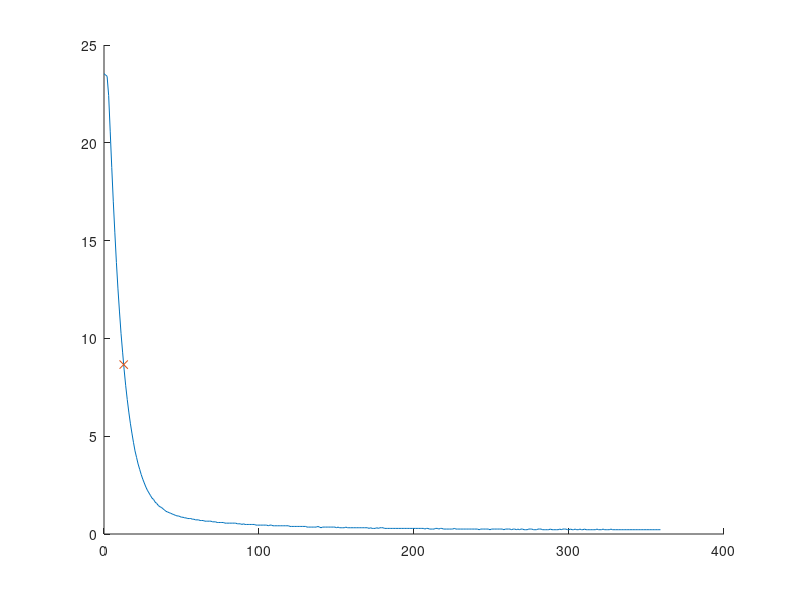

Reproduce this figure in MATLAB. (Note: this script raises an error after producing the figure.)
clear variables, close all, clc, format compact
%%
temp=[23.535949207264036
23.468327282907836
23.40070671931604
22.42036141238116
20.595652305019684
18.738169390496942
16.98294618079555
15.397281362995805
13.879790803738867
12.53148373777191
11.352157246615358
10.240598443518765
9.29774477442087
8.388813876267083
7.581080725364235
6.874472704879821
6.235288065166536
5.663488534352535
5.159039899867347
4.6882891171794085
4.25122210460557
3.9150551698550093
3.57892166720443
3.3100389294940933
3.0411775768416076
2.805941431690415
2.6043234759531053
2.402717541780396
2.2347217782247535
2.1003311762514905
1.965945914807307
1.831565993255388
1.7643780347396938
1.6300061218338295
1.5628221672829539
1.4620487376123947
1.3948681191525425
1.3612783102885837
1.2940996932445392
1.2269224103778222
1.1597464616095812
1.1261589874874198
1.0925718468602146
1.0589850397174518
1.0253985660501201
0.991812425846955
0.9582266190996958
0.9246411457978291
0.9246411457978291
0.8910560059300905
0.8574711994882194
0.8574711994882194
0.8238867264617022
0.8238867264617022
0.7903025868400256
0.7903025868400256
0.7903025868400256
0.7567187806141781
0.7567187806141781
0.7231353077743969
0.7231353077743969
0.7231353077743969
0.6895521683094179
0.6895521683094179
0.6895521683094179
0.6559693622102293
0.6559693622102293
0.6559693622102293
0.6559693622102293
0.6559693622102293
0.6223868894670685
0.6223868894670685
0.6223868894670685
0.5888047500694225
0.5888047500694225
0.5888047500694225
0.5888047500694225
0.5888047500694225
0.5552229440075283
0.5552229440075283
0.5552229440075283
0.5552229440075283
0.5552229440075283
0.5552229440075283
0.5552229440075283
0.5552229440075283
0.5216414712723745
0.5216414712723745
0.5216414712723745
0.48806033185269676
0.5216414712723745
0.48806033185269676
0.48806033185269676
0.48806033185269676
0.48806033185269676
0.48806033185269676
0.48806033185269676
0.48806033185269676
0.4544795257394834
0.4544795257394834
0.4544795257394834
0.4544795257394834
0.4544795257394834
0.4544795257394834
0.4544795257394834
0.4544795257394834
0.4208990529222211
0.4544795257394834
0.4544795257394834
0.4208990529222211
0.4208990529222211
0.4208990529222211
0.4208990529222211
0.4208990529222211
0.4208990529222211
0.4208990529222211
0.4208990529222211
0.4208990529222211
0.4208990529222211
0.4208990529222211
0.38731891339039615
0.38731891339039615
0.38731891339039615
0.38731891339039615
0.38731891339039615
0.38731891339039615
0.38731891339039615
0.38731891339039615
0.38731891339039615
0.38731891339039615
0.38731891339039615
0.3537391071357482
0.3537391071357482
0.3537391071357482
0.3537391071357482
0.3537391071357482
0.3537391071357482
0.3537391071357482
0.38731891339039615
0.3537391071357482
0.32015963414776366
0.3537391071357482
0.3537391071357482
0.3537391071357482
0.3537391071357482
0.3537391071357482
0.3537391071357482
0.3537391071357482
0.3537391071357482
0.3537391071357482
0.32015963414776366
0.3537391071357482
0.32015963414776366
0.32015963414776366
0.32015963414776366
0.32015963414776366
0.3537391071357482
0.32015963414776366
0.32015963414776366
0.32015963414776366
0.32015963414776366
0.32015963414776366
0.32015963414776366
0.32015963414776366
0.32015963414776366
0.32015963414776366
0.32015963414776366
0.32015963414776366
0.32015963414776366
0.32015963414776366
0.32015963414776366
0.28658049441592903
0.32015963414776366
0.28658049441592903
0.28658049441592903
0.28658049441592903
0.32015963414776366
0.28658049441592903
0.32015963414776366
0.32015963414776366
0.32015963414776366
0.28658049441592903
0.28658049441592903
0.28658049441592903
0.28658049441592903
0.28658049441592903
0.28658049441592903
0.28658049441592903
0.28658049441592903
0.28658049441592903
0.28658049441592903
0.28658049441592903
0.28658049441592903
0.28658049441592903
0.28658049441592903
0.28658049441592903
0.28658049441592903
0.28658049441592903
0.28658049441592903
0.28658049441592903
0.28658049441592903
0.28658049441592903
0.28658049441592903
0.28658049441592903
0.28658049441592903
0.28658049441592903
0.28658049441592903
0.25300168793123284
0.28658049441592903
0.28658049441592903
0.25300168793123284
0.25300168793123284
0.25300168793123284
0.25300168793123284
0.28658049441592903
0.28658049441592903
0.25300168793123284
0.28658049441592903
0.28658049441592903
0.25300168793123284
0.25300168793123284
0.25300168793123284
0.25300168793123284
0.25300168793123284
0.25300168793123284
0.25300168793123284
0.28658049441592903
0.25300168793123284
0.25300168793123284
0.25300168793123284
0.25300168793123284
0.25300168793123284
0.25300168793123284
0.25300168793123284
0.25300168793123284
0.25300168793123284
0.25300168793123284
0.25300168793123284
0.25300168793123284
0.25300168793123284
0.25300168793123284
0.25300168793123284
0.2194232146824106
0.25300168793123284
0.25300168793123284
0.25300168793123284
0.25300168793123284
0.25300168793123284
0.25300168793123284
0.2194232146824106
0.25300168793123284
0.25300168793123284
0.25300168793123284
0.25300168793123284
0.25300168793123284
0.25300168793123284
0.25300168793123284
0.25300168793123284
0.2194232146824106
0.25300168793123284
0.25300168793123284
0.25300168793123284
0.25300168793123284
0.2194232146824106
0.25300168793123284
0.25300168793123284
0.2194232146824106
0.25300168793123284
0.2194232146824106
0.25300168793123284
0.25300168793123284
0.2194232146824106
0.2194232146824106
0.2194232146824106
0.25300168793123284
0.25300168793123284
0.25300168793123284
0.2194232146824106
0.2194232146824106
0.2194232146824106
0.25300168793123284
0.25300168793123284
0.25300168793123284
0.2194232146824106
0.2194232146824106
0.2194232146824106
0.2194232146824106
0.2194232146824106
0.25300168793123284
0.2194232146824106
0.2194232146824106
0.2194232146824106
0.2194232146824106
0.2194232146824106
0.25300168793123284
0.2194232146824106
0.25300168793123284
0.25300168793123284
0.25300168793123284
0.2194232146824106
0.2194232146824106
0.25300168793123284
0.2194232146824106
0.2194232146824106
0.25300168793123284
0.2194232146824106
0.2194232146824106
0.25300168793123284
0.2194232146824106
0.2194232146824106
0.25300168793123284
0.2194232146824106
0.2194232146824106
0.2194232146824106
0.2194232146824106
0.2194232146824106
0.2194232146824106
0.2194232146824106
0.25300168793123284
0.2194232146824106
0.2194232146824106
0.2194232146824106
0.25300168793123284
0.2194232146824106
0.2194232146824106
0.2194232146824106
0.2194232146824106
0.25300168793123284
0.2194232146824106
0.2194232146824106
0.2194232146824106
0.2194232146824106
0.2194232146824106
0.2194232146824106
0.2194232146824106
0.2194232146824106
0.2194232146824106
0.2194232146824106
0.2194232146824106
0.2194232146824106
0.2194232146824106
0.2194232146824106
0.2194232146824106
0.2194232146824106
0.2194232146824106
0.2194232146824106
0.2194232146824106
0.2194232146824106
0.2194232146824106
0.2194232146824106
0.2194232146824106
0.2194232146824106
0.2194232146824106
0.2194232146824106
0.2194232146824106
0.2194232146824106
0.2194232146824106
0.2194232146824106
0.2194232146824106
0.2194232146824106 
]

%%
time=(0:1:359)';
hold on
plot(time,temp)

responsetemp=max(temp)-max(temp)*.632;
plot(6.350*2,responsetemp,'x')
yline(responsetemp)
xline(6.350*2)
title('Ice Bath Time Constant Test')
ylabel('Temp in C')
xlabel('Time in s')
legend('Probe Response', 'Time Constant (\tau=12.7)')
%risetime=20
stepinfo(temp,time)